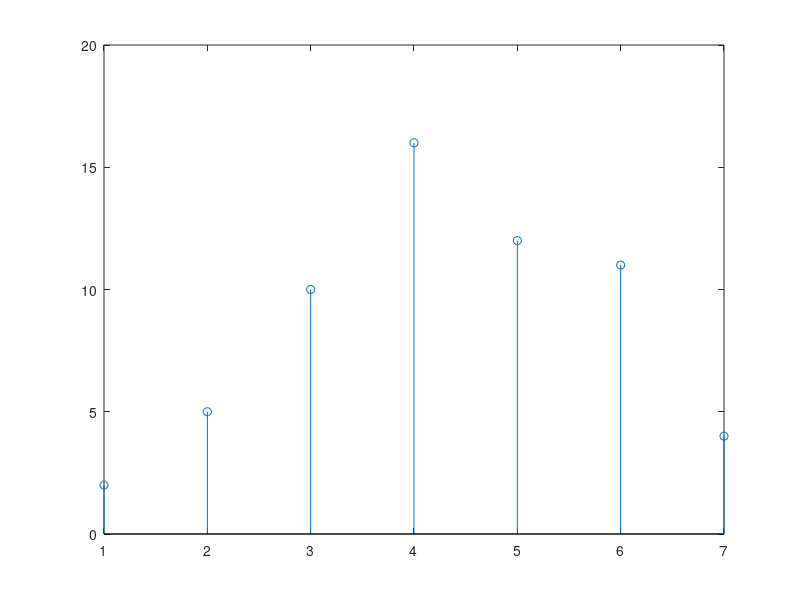

The MATLAB source for this figure:
clc;
close all;
clear all;

x=[1 2 3 4];
h=[1 2 1 2];

h=fliplr(h);
n1=length(x);
n2=length(h);

X=[x,zeros(1,n2)];
Y=[h,zeros(1,n1)];

for i=1:n1+n2-1
    y(i)=0;
    for j=1:n1
        if(i-j+1>0)
            y(i)=y(i)+X(j)*Y(i-j+1);
        end
    end
end
title("Correlation solution");
stem(y);